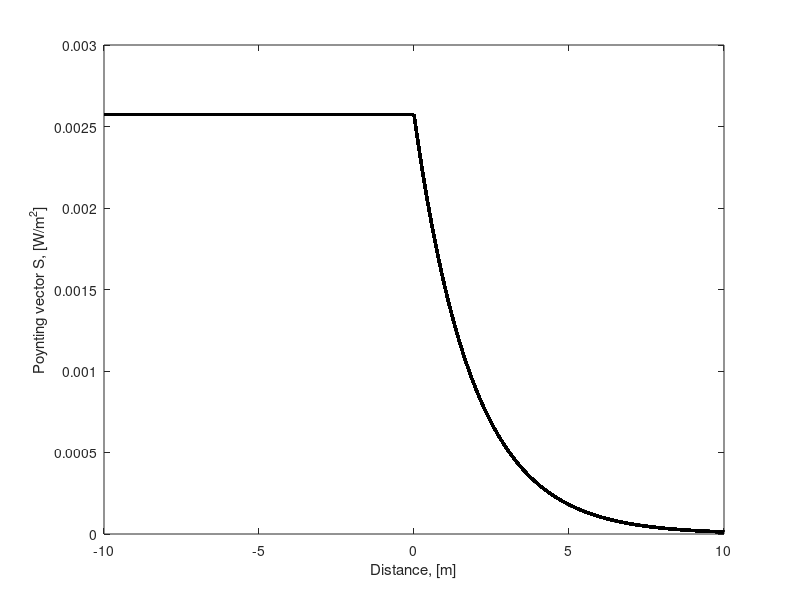
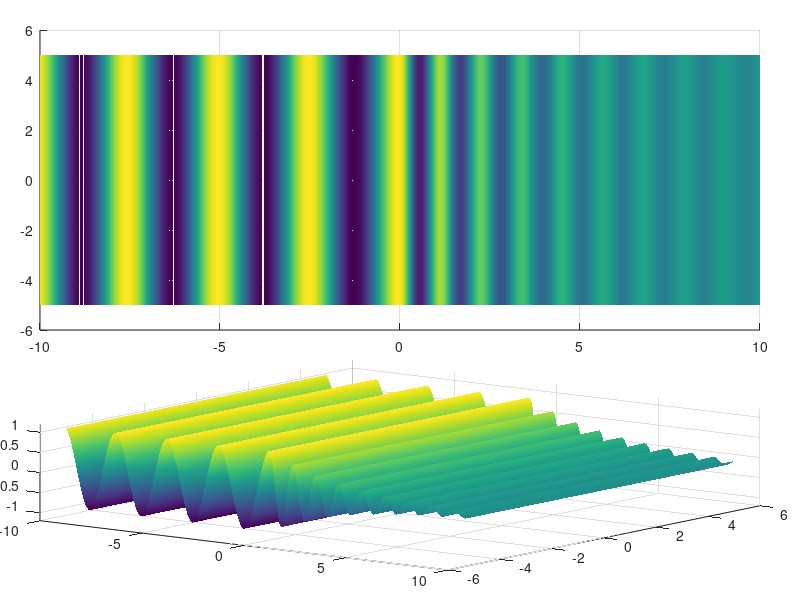

Write MATLAB code to recreate these figures, in order.
% planeWave.m
% Solution plots plane wave propagation in lossy media at normal incidence.
%
clear all; close all; clc;

% Constants
eps_0 = 8.854188e-12;
mu_0 = 4 * pi * 10e-7;
eta_0 = 120 * pi;

% User defined variables
lambda = 8;     % wave length [m]
E_0 = 1;        % amplitude [V/m]
phi = 0;        % phase shift [rad]
sigma = 1e-3;   % conductivity of lossy medium [S/m]
eps_r = 5;      % relative permittivity of lossy medium
mu_r = 1;       % relative permeability of lossy medium

% Compuations
f = 3e8 / lambda;
[x, y] = meshgrid(-10:0.1:10, -5:0.1:5);
t = linspace(0, 1/f, 16);
omega = 2 * pi * f;
mu = mu_r * mu_0;
eps = eps_r * eps_0;
gamma = 1i * omega * sqrt(mu * eps) * ... % complex propagation const.
        sqrt(1 - 1i * (sigma / (omega * eps)));
alpha(1:length(y(:,1)), 1:(length(x)/2) - 1) = 0; % attenuation const.
alpha(1:length(y(:,1)), length(x)/2:length(x)) = real(gamma); 
beta(1:length(y(:,1)), 1:(length(x)/2) - 1) = ... % phase const.
    omega * sqrt( eps_0 * mu_0 ); 
beta(1:length(y(:,1)), length(x)/2:length(x)) = ...
    imag(gamma);
eta = 1i * omega * mu / gamma; % intristic impedance
Gamma = (eta - eta_0) / (eta + eta_0); % reflection coefficient
T = 1 + Gamma; % transmission coefficient
delta_s = 1 / real(gamma); % skin depth
S = abs(E_0)^2 * abs(T)^2 * (1/eta) * exp(-2 * alpha .* x); % Poynting

% Plotting
scrsz = get(0, 'ScreenSize');
mov(length(t)) = struct( 'cdata', [], 'colormap', []);

figure('Position', ...
        [scrsz(3)/2 scrsz(4)/2-scrsz(4)/4 scrsz(3)/2 scrsz(4)/2]);
    plot(x(1, :), S, '-k', 'LineWidth', 2);
    xlabel('Distance, [m]' );
    ylabel('Poynting vector S, [W/m^2]');
    
fig = figure('Position', [1 scrsz(4) scrsz(3)/2 scrsz(4)]);
for n = 1:length(t)
    E = E_0 * exp(-alpha .* x) .* cos(omega * t(n) - beta .* x + phi);
    
    subplot('Position', [0.05 0.45 .9 .5]); 
        surf(x, y, E); view(2); shading interp;
    subplot('Position', [0.05 0.05 .9 .35]); 
        surf(x, y, E); view(37.5, 40); shading interp;
    
    caxis([-E_0  E_0]);
    zlim([-1.2*E_0  1.2*E_0]);
    
    mov(n) = getframe(fig);
end 

movie( fig, mov, 8 );




